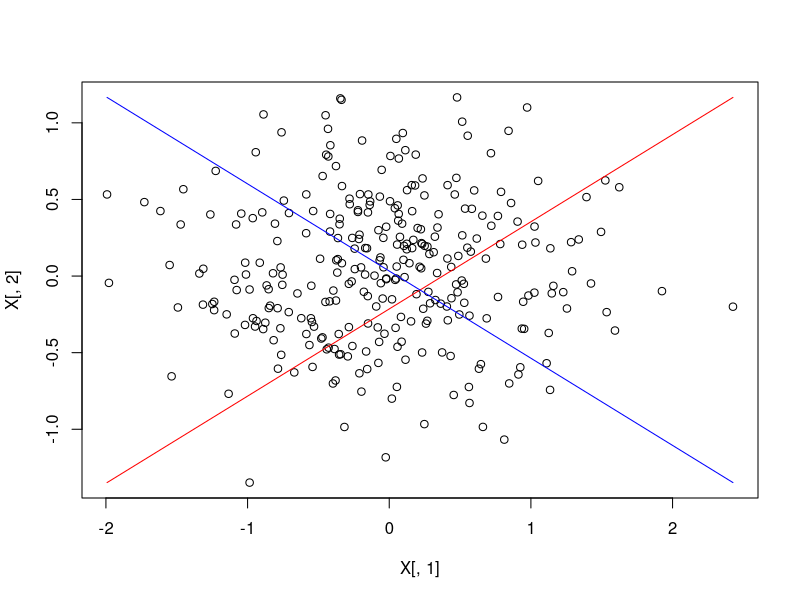
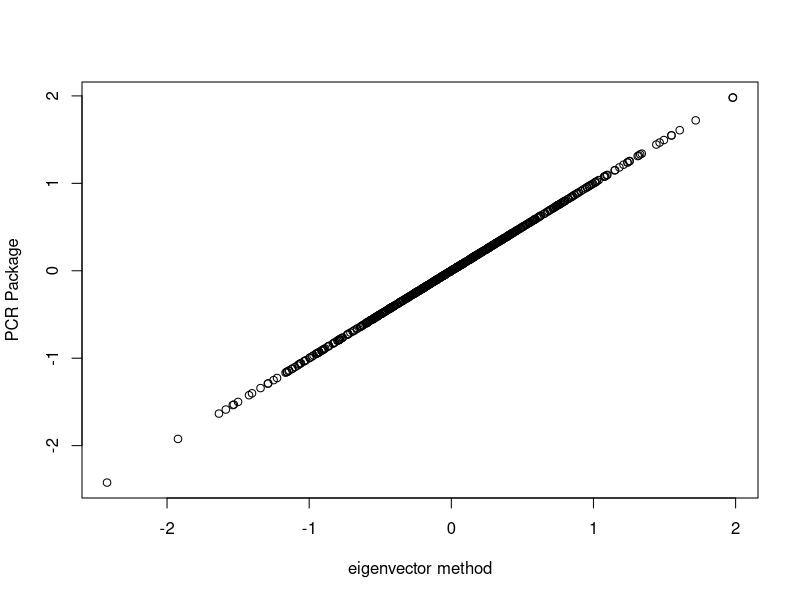
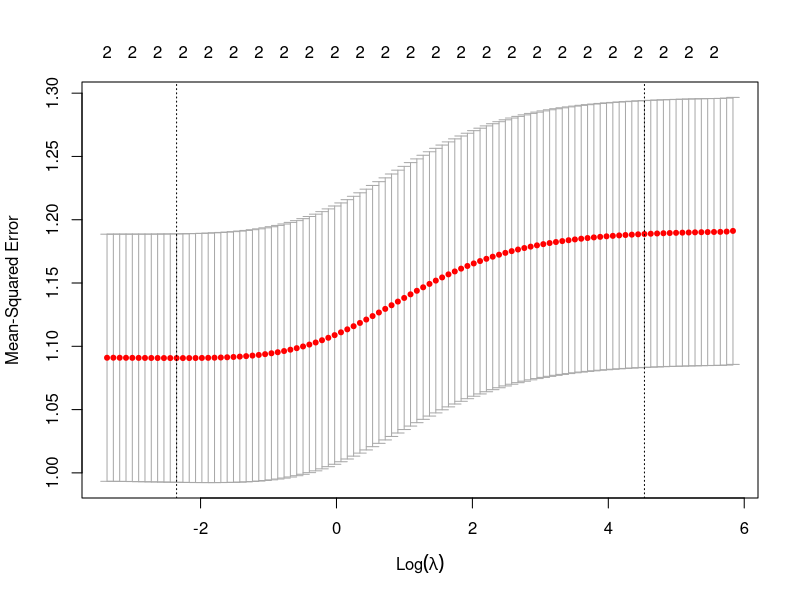
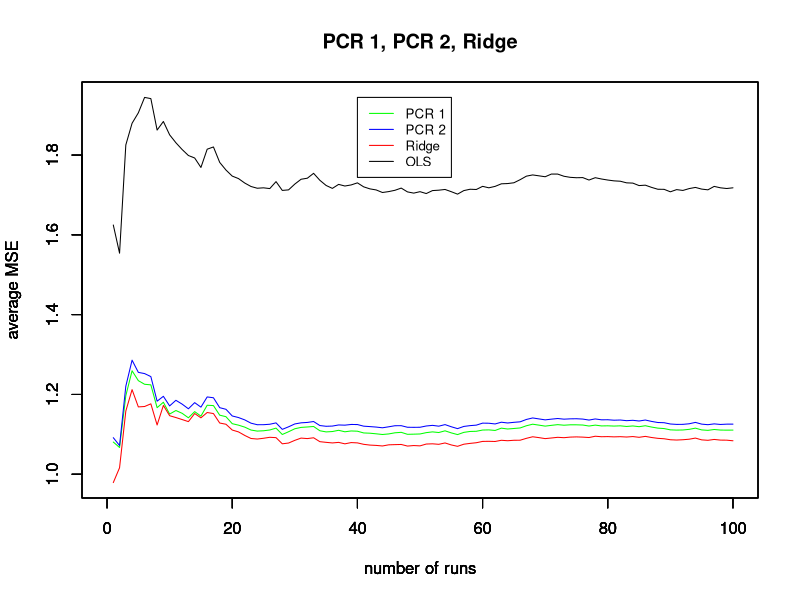

Source code (R) for these figures, in order:
#####################################################################
###   ProblemSet 05: Principal Component Analysis
#####################################################################

### Preface
# clearing workspace and set wd
rm(list=ls())
cat("\014")
dev.off()

#library(plm)       # Panel Methods - regression models
library(mvtnorm)   # random draws from a multivariate normal distr.
#library(MASS)       # to fit LDA and QDA analysis
library(glmnet)     # Lasso and Ridge regression
# Note: packages above require the data to be saved as a data frame

# data config
N = 300
p = 2
mu = 0

## DGP
# Variance-Covariance Matrix, beta vector
set.seed(123)
temp=abs(rnorm(p, 0, 1^0.5))
covmat=diag(temp)
beta=runif(p, min = 0.1, max = 0.5)

# sampling data and generate y's
X = rmvnorm(N, mean = rep(mu, p), sigma = covmat)
eps = rnorm(N, 0, 1^0.5)
Y = X %*% beta + eps
rm(temp, eps)

#####################################################################
###   Exercise 1

## a)
### how to implement the eigenvector calculation for PCA
# 1. calculate cov(x), x is demeaned
# 2. calculate Eigenvectors of cov(x)=phi
# 3. transformed Z=t(phi) times t(x)
###

X_m  = (X-colMeans(X))
covx = cov(X_m)
phi  = eigen(covx)
ev   = phi$vectors
ev1  = phi$vectors[,1]    # first eigenvector for PCR-comp 1
ev2  = phi$vectors[,2]    # second eigenvector for PCR-comp 2


plot(X[,1],X[,2])
par(new=TRUE)
plot(ev1, type="l", col="red", axes=FALSE, ylab="", xlab="")
par(new=TRUE)
plot(ev2, type="l", col="blue", axes=FALSE, ylab="", xlab="")
# Why are these eigenvectors not orthogonal?
Z   = X%*%ev
Z1  = Z[,1]
Z2  = Z[,2]

# PCA package in R
pca = prcomp(X)$rotation
ZT  = X%*%pca

# compare eigenvector vs package
plot(Z,ZT, xlab="eigenvector method", ylab="PCR Package")
error = sum(abs(ZT-Z)>0.01)
print(error)


## b)
# draw test data
X_test= rmvnorm(N, mean = rep(mu, p), sigma = covmat)
eps_test= eps=rnorm(N,0,1)
Y_test= X_test %*% beta + eps_test
X_test_d=data.frame(X_test) #predict functions need dataframe, but the one
Y_test_d=data.frame(Y_test) #for ridge does not

# perform PCR on Z1 and then Z1+Z2
PCR1=lm(Y ~ Z1)
PCR1_predict=data.frame(predict(PCR1, newdata = X_test_d))
Test_error_PCR1=(1/N)*sum((Y_test-PCR1_predict)^2)

PCR2=lm(Y ~ Z1 + Z2)
PCR2_predict=data.frame(predict(PCR2, newdata = X_test_d))
Test_error_PCR2=(1/N)*sum((Y_test-PCR2_predict)^2)

#Ridge
library(glmnet)
grid = 10^seq(10,-2, length =100)
ridge.mod = glmnet(X,Y,alpha=0, lambda=grid)

set.seed(1)
cv.out=cv.glmnet(X,Y,alpha=0)
plot(cv.out)
bestlam =cv.out$lambda.min
ridge.pred=predict(ridge.mod ,s=bestlam ,newx=X_test)
Test_error_ridge=(1/N)*sum((ridge.pred - Y_test)^2)

#OLS
OLS=lm(Y ~ X)
OLS_predict=data.frame(predict(OLS, newdata = X_test_d))
Test_error_OLS=(1/N)*sum((Y_test-OLS_predict)^2)

paste("OLS Test-error:", format(Test_error_OLS, digit=4))
paste("PCR one direction Test-error:", format(Test_error_PCR1, digit=4))
paste("PCR both directions / true model Test-error:", format(Test_error_PCR2, digit=4))
paste("Ridge Test-error:", format(Test_error_ridge, digit=4))
paste("Ridge regression performs the best!")

#####################################################################
###   Exercise 2 - Discussion and Simulation Study

# first set p=50
# 1. DGP most suited for PCA
#    -> zentralized data (standard normal N(0,1) )
# 2. DGP most suited for Ridge
#    -> beta is not equal to zero
# 3. DGP most suited for OLS (BLUE - estimation)
#    -> linear model with - uncorrelated, homoskedastic epsilons with mean zero
#    -> first we need regressors which is driving our DGP with high variances
#    -> the higher N the more precise is our estimation

### Simulation Study to check different methods given a certain DGP process
# clear space
# clearing workspace and set wd
rm(list=ls())
cat("\014")
dev.off()
library(mvtnorm)   # random draws from a multivariate normal distr.
library(glmnet)     # Lasso and Ridge regression

######################################################################
n=100
p=50
mu=0
beta=runif(p, min=0.01, max=0.99)

MCN=100
MSE=matrix(NaN,4,MCN)

# Note: the to check different specifications of the DGP check out
#       the "covmat" comments in the MCN Loop
######################################################################


for (i in 1:MCN){

  #generate training set

  ######################################################################
  beta=runif(p, min=0.1, max=0.5)
  beta[2:p]=0
  #a=runif(1,min=-0.0,max=0.0)
  #covmat=matrix(c(1,a,a,2),2,2)
  temp=runif(p, min = 0.5, max = 1.5)
  covmat=diag(temp)
  #covmat[1:p,1:p]=1
  #covmat=matrix(runif(p*p,min=0.5,max=0.9),p)
  #covmat=forceSymmetric(covmat)
  #covmat=matrix(covmat@x,p)
  #covmat[1,1]=10

  ######################################################################
  eps=rnorm(n,0,1)
  X = rmvnorm(n, mean = rep(mu, p), sigma = covmat)
  Y = X %*% beta + eps

  #generate test set
  X_test= rmvnorm(n, mean = rep(mu, p), sigma = covmat)
  eps_test= eps=rnorm(n,0,1)
  Y_test= X_test %*% beta + eps_test
  X_test_d=data.frame(X_test)
  Y_test_d=data.frame(Y_test)

  #calculate Z using PCA
  q=prcomp(X)$rotation
  Z=X%*%q
  Z1=Z[,1]
  Z2=Z[,2]

  #do PCR
  PCR1=lm(Y ~ Z1)
  PCR1_predict=data.frame(predict(PCR1, newdata = X_test_d))
  Test_error_PCR1=(1/n)*sum((Y_test-PCR1_predict)^2)

  PCR2=lm(Y ~ Z1 + Z2)
  PCR2_predict=data.frame(predict(PCR2, newdata = X_test_d))
  Test_error_PCR2=(1/n)*sum((Y_test-PCR2_predict)^2)

  #Ridge
  ridge.mod = glmnet(X,Y,alpha=0)
  cv.out=cv.glmnet(X,Y,alpha=0)
  bestlam =cv.out$lambda.min
  ridge.pred=predict(ridge.mod ,s=bestlam ,newx=X_test)
  Test_error_ridge=(1/n)*sum((ridge.pred - Y_test)^2)

  #OLS
  OLS=lm(Y ~ X)
  OLS_predict=data.frame(predict(OLS, newdata = X_test_d))
  Test_error_OLS=(1/n)*sum((Y_test-OLS_predict)^2)

  #save results for each run
  MSE[1,i]=Test_error_OLS
  MSE[2,i]=Test_error_PCR1
  MSE[3,i]=Test_error_PCR2
  MSE[4,i]=Test_error_ridge

}
### calculating Training Errors
MSE_ave=matrix(NaN,4,MCN)
for (l in 1:MCN){
  MSE_ave[1,l]=mean(MSE[1,1:(l)])
  MSE_ave[2,l]=mean(MSE[2,1:(l)])
  MSE_ave[3,l]=mean(MSE[3,1:(l)])
  MSE_ave[4,l]=mean(MSE[4,1:(l)])
}
### plotting results from simulation study
plot(MSE_ave[2,],type="l",col="green",ylim=c(min(MSE_ave),max(MSE_ave)),xlim=c(0,100),axis=FALSE,
     main="PCR 1, PCR 2, Ridge",ylab="average MSE", xlab="number of runs")
par(new=TRUE)
plot(MSE_ave[3,],type="l",col="blue",ylim=c(min(MSE_ave),max(MSE_ave)),xlim=c(0,100),axis=FALSE,
     ylab="average MSE", xlab="number of runs")
par(new=TRUE)
plot(MSE_ave[4,],type="l",col="red",ylim=c(min(MSE_ave),max(MSE_ave)),xlim=c(0,100),axis=FALSE,
     ylab="average MSE", xlab="number of runs")
par(new=TRUE)
plot(MSE_ave[1,],type="l",col="black",ylim=c(min(MSE_ave),max(MSE_ave)),xlim=c(0,100),axis=FALSE,
     ylab="average MSE", xlab="number of runs")
legend(40, max(MSE_ave), legend=c("PCR 1", "PCR 2","Ridge", "OLS"),
       col=c("green", "blue","red","black"), lty=1, cex=0.8)
